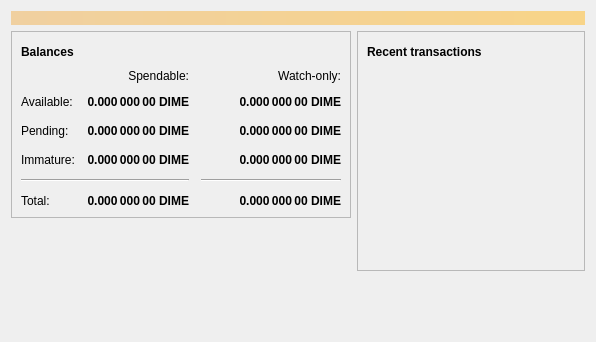
<?xml version="1.0" encoding="UTF-8"?>
<ui version="4.0">
 <class>OverviewPage</class>
 <widget class="QWidget" name="OverviewPage">
  <property name="geometry">
   <rect>
    <x>0</x>
    <y>0</y>
    <width>596</width>
    <height>342</height>
   </rect>
  </property>
  <property name="windowTitle">
   <string>Form</string>
  </property>
  <layout class="QVBoxLayout" name="topLayout">
   <item>
    <widget class="QLabel" name="labelAlerts">
     <property name="visible">
      <bool>false</bool>
     </property>
     <property name="styleSheet">
      <string notr="true">QLabel { background-color: qlineargradient(x1: 0, y1: 0, x2: 1, y2: 0, stop:0 #F0D0A0, stop:1 #F8D488); color:#000000; }</string>
     </property>
     <property name="wordWrap">
      <bool>true</bool>
     </property>
     <property name="margin">
      <number>3</number>
     </property>
     <property name="textInteractionFlags">
      <set>Qt::TextSelectableByMouse</set>
     </property>
    </widget>
   </item>
   <item>
    <layout class="QHBoxLayout" name="horizontalLayout" stretch="1,1">
     <item>
      <layout class="QVBoxLayout" name="verticalLayout_2">
       <item>
        <widget class="QFrame" name="frame">
         <property name="frameShape">
          <enum>QFrame::StyledPanel</enum>
         </property>
         <property name="frameShadow">
          <enum>QFrame::Raised</enum>
         </property>
         <layout class="QVBoxLayout" name="verticalLayout_4">
          <item>
           <layout class="QHBoxLayout" name="horizontalLayout_4">
            <item>
             <widget class="QLabel" name="label_5">
              <property name="font">
               <font>
                <weight>75</weight>
                <bold>true</bold>
               </font>
              </property>
              <property name="text">
               <string>Balances</string>
              </property>
             </widget>
            </item>
            <item>
             <widget class="QPushButton" name="labelWalletStatus">
              <property name="enabled">
               <bool>true</bool>
              </property>
              <property name="maximumSize">
               <size>
                <width>30</width>
                <height>16777215</height>
               </size>
              </property>
              <property name="toolTip">
               <string>The displayed information may be out of date. Your wallet automatically synchronizes with the Dimecoin network after a connection is established, but this process has not completed yet.</string>
              </property>
              <property name="text">
               <string/>
              </property>
              <property name="icon">
               <iconset resource="../bitcoin.qrc">
                <normaloff>:/icons/warning</normaloff>
                <disabledoff>:/icons/warning</disabledoff>:/icons/warning</iconset>
              </property>
              <property name="iconSize">
               <size>
                <width>24</width>
                <height>24</height>
               </size>
              </property>
              <property name="flat">
               <bool>true</bool>
              </property>
             </widget>
            </item>
            <item>
             <spacer name="horizontalSpacer_3">
              <property name="orientation">
               <enum>Qt::Horizontal</enum>
              </property>
              <property name="sizeHint" stdset="0">
               <size>
                <width>40</width>
                <height>20</height>
               </size>
              </property>
             </spacer>
            </item>
           </layout>
          </item>
          <item>
           <layout class="QGridLayout" name="gridLayout">
            <property name="spacing">
             <number>12</number>
            </property>
            <item row="2" column="2">
             <widget class="QLabel" name="labelWatchPending">
              <property name="font">
               <font>
                <weight>75</weight>
                <bold>true</bold>
               </font>
              </property>
              <property name="cursor">
               <cursorShape>IBeamCursor</cursorShape>
              </property>
              <property name="toolTip">
               <string>Unconfirmed transactions to watch-only addresses</string>
              </property>
              <property name="text">
               <string notr="true">0.000 000 00 DIME</string>
              </property>
              <property name="alignment">
               <set>Qt::AlignRight|Qt::AlignTrailing|Qt::AlignVCenter</set>
              </property>
              <property name="textInteractionFlags">
               <set>Qt::LinksAccessibleByMouse|Qt::TextSelectableByKeyboard|Qt::TextSelectableByMouse</set>
              </property>
             </widget>
            </item>
            <item row="2" column="1">
             <widget class="QLabel" name="labelUnconfirmed">
              <property name="font">
               <font>
                <weight>75</weight>
                <bold>true</bold>
               </font>
              </property>
              <property name="cursor">
               <cursorShape>IBeamCursor</cursorShape>
              </property>
              <property name="toolTip">
               <string>Total of transactions that have yet to be confirmed, and do not yet count toward the spendable balance</string>
              </property>
              <property name="text">
               <string notr="true">0.000 000 00 DIME</string>
              </property>
              <property name="alignment">
               <set>Qt::AlignRight|Qt::AlignTrailing|Qt::AlignVCenter</set>
              </property>
              <property name="textInteractionFlags">
               <set>Qt::LinksAccessibleByMouse|Qt::TextSelectableByKeyboard|Qt::TextSelectableByMouse</set>
              </property>
             </widget>
            </item>
            <item row="3" column="2">
             <widget class="QLabel" name="labelWatchImmature">
              <property name="font">
               <font>
                <weight>75</weight>
                <bold>true</bold>
               </font>
              </property>
              <property name="cursor">
               <cursorShape>IBeamCursor</cursorShape>
              </property>
              <property name="toolTip">
               <string>Mined balance in watch-only addresses that has not yet matured</string>
              </property>
              <property name="text">
               <string notr="true">0.000 000 00 DIME</string>
              </property>
              <property name="alignment">
               <set>Qt::AlignRight|Qt::AlignTrailing|Qt::AlignVCenter</set>
              </property>
              <property name="textInteractionFlags">
               <set>Qt::LinksAccessibleByMouse|Qt::TextSelectableByKeyboard|Qt::TextSelectableByMouse</set>
              </property>
             </widget>
            </item>
            <item row="4" column="0" colspan="2">
             <widget class="Line" name="line">
              <property name="orientation">
               <enum>Qt::Horizontal</enum>
              </property>
             </widget>
            </item>
            <item row="4" column="2">
             <widget class="Line" name="lineWatchBalance">
              <property name="sizePolicy">
               <sizepolicy hsizetype="Preferred" vsizetype="Fixed">
                <horstretch>0</horstretch>
                <verstretch>0</verstretch>
               </sizepolicy>
              </property>
              <property name="minimumSize">
               <size>
                <width>140</width>
                <height>0</height>
               </size>
              </property>
              <property name="orientation">
               <enum>Qt::Horizontal</enum>
              </property>
             </widget>
            </item>
            <item row="5" column="0">
             <widget class="QLabel" name="labelTotalText">
              <property name="text">
               <string>Total:</string>
              </property>
             </widget>
            </item>
            <item row="3" column="1">
             <widget class="QLabel" name="labelImmature">
              <property name="font">
               <font>
                <weight>75</weight>
                <bold>true</bold>
               </font>
              </property>
              <property name="cursor">
               <cursorShape>IBeamCursor</cursorShape>
              </property>
              <property name="toolTip">
               <string>Mined balance that has not yet matured</string>
              </property>
              <property name="text">
               <string notr="true">0.000 000 00 DIME</string>
              </property>
              <property name="alignment">
               <set>Qt::AlignRight|Qt::AlignTrailing|Qt::AlignVCenter</set>
              </property>
              <property name="textInteractionFlags">
               <set>Qt::LinksAccessibleByMouse|Qt::TextSelectableByKeyboard|Qt::TextSelectableByMouse</set>
              </property>
             </widget>
            </item>
            <item row="2" column="3">
             <spacer name="horizontalSpacer_2">
              <property name="orientation">
               <enum>Qt::Horizontal</enum>
              </property>
              <property name="sizeHint" stdset="0">
               <size>
                <width>40</width>
                <height>20</height>
               </size>
              </property>
             </spacer>
            </item>
            <item row="3" column="0">
             <widget class="QLabel" name="labelImmatureText">
              <property name="text">
               <string>Immature:</string>
              </property>
             </widget>
            </item>
            <item row="5" column="1">
             <widget class="QLabel" name="labelTotal">
              <property name="font">
               <font>
                <weight>75</weight>
                <bold>true</bold>
               </font>
              </property>
              <property name="cursor">
               <cursorShape>IBeamCursor</cursorShape>
              </property>
              <property name="toolTip">
               <string>Your current total balance</string>
              </property>
              <property name="text">
               <string notr="true">0.000 000 00 DIME</string>
              </property>
              <property name="alignment">
               <set>Qt::AlignRight|Qt::AlignTrailing|Qt::AlignVCenter</set>
              </property>
              <property name="textInteractionFlags">
               <set>Qt::LinksAccessibleByMouse|Qt::TextSelectableByKeyboard|Qt::TextSelectableByMouse</set>
              </property>
             </widget>
            </item>
            <item row="5" column="2">
             <widget class="QLabel" name="labelWatchTotal">
              <property name="font">
               <font>
                <weight>75</weight>
                <bold>true</bold>
               </font>
              </property>
              <property name="cursor">
               <cursorShape>IBeamCursor</cursorShape>
              </property>
              <property name="toolTip">
               <string>Current total balance in watch-only addresses</string>
              </property>
              <property name="text">
               <string notr="true">0.000 000 00 DIME</string>
              </property>
              <property name="alignment">
               <set>Qt::AlignRight|Qt::AlignTrailing|Qt::AlignVCenter</set>
              </property>
              <property name="textInteractionFlags">
               <set>Qt::LinksAccessibleByMouse|Qt::TextSelectableByKeyboard|Qt::TextSelectableByMouse</set>
              </property>
             </widget>
            </item>
            <item row="0" column="2">
             <widget class="QLabel" name="labelWatchonly">
              <property name="text">
               <string>Watch-only:</string>
              </property>
              <property name="alignment">
               <set>Qt::AlignRight|Qt::AlignTrailing|Qt::AlignVCenter</set>
              </property>
             </widget>
            </item>
            <item row="1" column="0">
             <widget class="QLabel" name="labelBalanceText">
              <property name="text">
               <string>Available:</string>
              </property>
             </widget>
            </item>
            <item row="1" column="1">
             <widget class="QLabel" name="labelBalance">
              <property name="font">
               <font>
                <weight>75</weight>
                <bold>true</bold>
               </font>
              </property>
              <property name="cursor">
               <cursorShape>IBeamCursor</cursorShape>
              </property>
              <property name="toolTip">
               <string>Your current spendable balance</string>
              </property>
              <property name="text">
               <string notr="true">0.000 000 00 DIME</string>
              </property>
              <property name="alignment">
               <set>Qt::AlignRight|Qt::AlignTrailing|Qt::AlignVCenter</set>
              </property>
              <property name="textInteractionFlags">
               <set>Qt::LinksAccessibleByMouse|Qt::TextSelectableByKeyboard|Qt::TextSelectableByMouse</set>
              </property>
             </widget>
            </item>
            <item row="1" column="2">
             <widget class="QLabel" name="labelWatchAvailable">
              <property name="font">
               <font>
                <weight>75</weight>
                <bold>true</bold>
               </font>
              </property>
              <property name="cursor">
               <cursorShape>IBeamCursor</cursorShape>
              </property>
              <property name="toolTip">
               <string>Your current balance in watch-only addresses</string>
              </property>
              <property name="text">
               <string notr="true">0.000 000 00 DIME</string>
              </property>
              <property name="alignment">
               <set>Qt::AlignRight|Qt::AlignTrailing|Qt::AlignVCenter</set>
              </property>
              <property name="textInteractionFlags">
               <set>Qt::LinksAccessibleByMouse|Qt::TextSelectableByKeyboard|Qt::TextSelectableByMouse</set>
              </property>
             </widget>
            </item>
            <item row="2" column="0">
             <widget class="QLabel" name="labelPendingText">
              <property name="text">
               <string>Pending:</string>
              </property>
             </widget>
            </item>
            <item row="0" column="1">
             <widget class="QLabel" name="labelSpendable">
              <property name="text">
               <string>Spendable:</string>
              </property>
              <property name="alignment">
               <set>Qt::AlignRight|Qt::AlignTrailing|Qt::AlignVCenter</set>
              </property>
             </widget>
            </item>
           </layout>
          </item>
         </layout>
        </widget>
       </item>
       <item>
        <spacer name="verticalSpacer">
         <property name="orientation">
          <enum>Qt::Vertical</enum>
         </property>
         <property name="sizeHint" stdset="0">
          <size>
           <width>20</width>
           <height>40</height>
          </size>
         </property>
        </spacer>
       </item>
      </layout>
     </item>
     <item>
      <layout class="QVBoxLayout" name="verticalLayout_3">
       <item>
        <widget class="QFrame" name="frame_2">
         <property name="frameShape">
          <enum>QFrame::StyledPanel</enum>
         </property>
         <property name="frameShadow">
          <enum>QFrame::Raised</enum>
         </property>
         <layout class="QVBoxLayout" name="verticalLayout">
          <item>
           <layout class="QHBoxLayout" name="horizontalLayout_2">
            <item>
             <widget class="QLabel" name="label_4">
              <property name="font">
               <font>
                <weight>75</weight>
                <bold>true</bold>
               </font>
              </property>
              <property name="text">
               <string>Recent transactions</string>
              </property>
             </widget>
            </item>
            <item>
             <widget class="QPushButton" name="labelTransactionsStatus">
              <property name="enabled">
               <bool>true</bool>
              </property>
              <property name="maximumSize">
               <size>
                <width>30</width>
                <height>16777215</height>
               </size>
              </property>
              <property name="toolTip">
               <string>The displayed information may be out of date. Your wallet automatically synchronizes with the Dimecoin network after a connection is established, but this process has not completed yet.</string>
              </property>
              <property name="text">
               <string/>
              </property>
              <property name="icon">
               <iconset resource="../bitcoin.qrc">
                <normaloff>:/icons/warning</normaloff>
                <disabledoff>:/icons/warning</disabledoff>:/icons/warning</iconset>
              </property>
              <property name="iconSize">
               <size>
                <width>24</width>
                <height>24</height>
               </size>
              </property>
              <property name="flat">
               <bool>true</bool>
              </property>
             </widget>
            </item>
            <item>
             <spacer name="horizontalSpacer">
              <property name="orientation">
               <enum>Qt::Horizontal</enum>
              </property>
              <property name="sizeHint" stdset="0">
               <size>
                <width>40</width>
                <height>20</height>
               </size>
              </property>
             </spacer>
            </item>
           </layout>
          </item>
          <item>
           <widget class="QListView" name="listTransactions">
            <property name="styleSheet">
             <string notr="true">QListView { background: transparent; }</string>
            </property>
            <property name="frameShape">
             <enum>QFrame::NoFrame</enum>
            </property>
            <property name="verticalScrollBarPolicy">
             <enum>Qt::ScrollBarAlwaysOff</enum>
            </property>
            <property name="horizontalScrollBarPolicy">
             <enum>Qt::ScrollBarAlwaysOff</enum>
            </property>
            <property name="selectionMode">
             <enum>QAbstractItemView::NoSelection</enum>
            </property>
           </widget>
          </item>
         </layout>
        </widget>
       </item>
       <item>
        <spacer name="verticalSpacer_2">
         <property name="orientation">
          <enum>Qt::Vertical</enum>
         </property>
         <property name="sizeHint" stdset="0">
          <size>
           <width>20</width>
           <height>40</height>
          </size>
         </property>
        </spacer>
       </item>
      </layout>
     </item>
    </layout>
   </item>
  </layout>
 </widget>
 <resources/>
 <connections/>
</ui>
